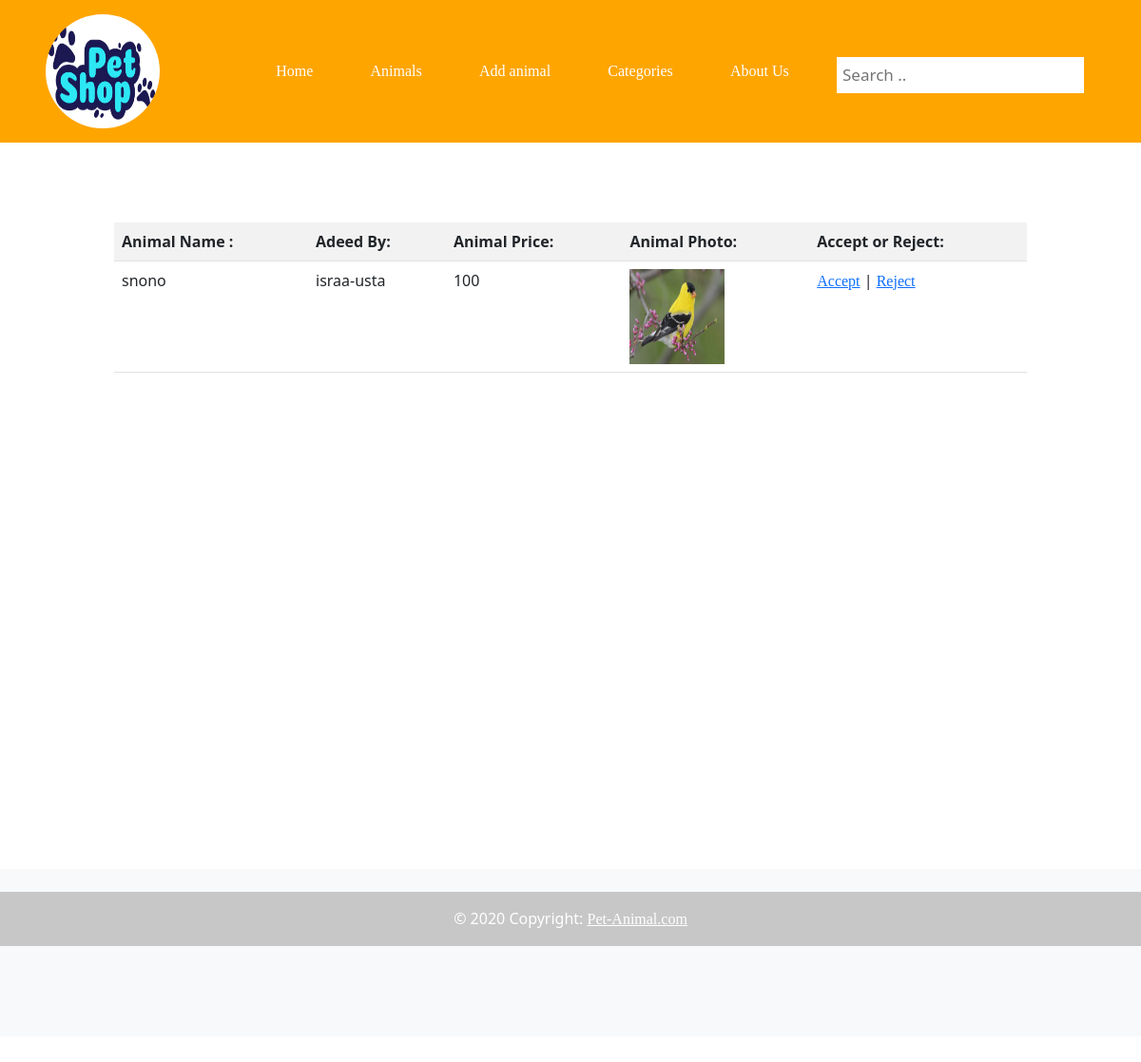
Screenshot of /requestPage with the database file from the repository.
### user/models.py (models this page shows, shortened)
class Animal(models.Model):
    animal_name=models.CharField(max_length=200)
    description=models.TextField()
    price=models.IntegerField()
    age=models.FloatField()
    image=models.ImageField(upload_to='Media', blank=True)
    isDelete=models.BooleanField()
    isAccepted=models.BooleanField()
    added_by=models.ForeignKey(User,related_name='added_animals', on_delete=models.CASCADE)
    category=models.ForeignKey(Category,related_name='animals_in_this_category', on_delete=models.CASCADE)
    created_at=models.DateTimeField(auto_now_add=True)
    updated_at=models.DateTimeField(auto_now=True)
    objects=CUserManager()

class User(AbstractBaseUser, PermissionsMixin):
    first_name=models.CharField(max_length=200)
    last_name=models.CharField(max_length=200)
    email=models.CharField(max_length=255, unique=True)
    password=models.CharField(max_length=150)
    phone_number=models.CharField(max_length=10)
    city=models.CharField(max_length=45)
    gender=models.CharField(max_length=10,default="")
    rule_type=models.ForeignKey(Rule,related_name='users_in_this_rule', on_delete=models.CASCADE)
    created_at=models.DateTimeField(auto_now_add=True)
    updated_at=models.DateTimeField(auto_now=True)
    is_staff = models.BooleanField(_('staff status'),default=False)
    USERNAME_FIELD = 'email'
    REQUIRED_FIELDS = []
    objects =CUserManager()

### Adminn/views.py (the view)
# urls.py: path('requestPage', views.requestPage),
def requestPage(request):
    context={
        'requests':models.getAllRequests(request.POST)
    }
    return render(request ,'requests.html',context)

### Adminn/models.py (called while the page is built)
def getAllRequests(info):
    print("kkkkkkkkkkkkkkkkkkkkkkkkkkkkkkkkkkkkkkkkkkkkkkkkkk")
    return Animal.objects.filter(isAccepted=0).filter(isDelete=0)

### Adminn/templates/requests.html (shortened to what this page needs)
<!DOCTYPE html>
<html lang="en">
<head>
    {% load static %}
    <link rel="stylesheet" href="{% static 'css/requests.css' %}">
    <link rel="stylesheet" href="{% static 'css/mainPage.css' %}">
    <link href="https://cdn.jsdelivr.net/npm/bootstrap@5.1.3/dist/css/bootstrap.min.css" rel="stylesheet">
</head>
<body>
    <header>
        <div class="image-container">
            <img src="static/image/LOGO.png" alt="">
        </div>
        <ul class="nav">
          <li class="nav-item">
            <a  aria-current="page" href="/mainPage">Home</a>
          </li>
          <li class="nav-item">
            <a  href="/showAllAnimals">Animals</a>
          </li>
          <li class="nav-item">
            <a href="/addAnimalPage">Add animal</a>
          </li>
          <li class="nav-item">
            <a href="/allCategories">Categories</a>
          </li>
          <li class="nav-item">
              <a href="/aboutUs">About Us</a>
            </li>
        </ul>
        <div class="search-container">
            <form action="#">
                <div class="input-box">
                    <input type="text" placeholder="Search .. " required>
                  </div>
            </form>
          </div>
    </header>
      <div class="container11" style="margin-top: 5%;
      width: 80%;
      margin-left: 10%;">
        <table class="table table-striped">
            <th>Animal Name :</th>
            <th>Adeed By:</th>
            <th>Animal Price:</th>
            <th>Animal Photo:</th>
            <th>Accept or Reject:</th>
            {%for animal in requests %}
            <tr>
                <td>{{animal.animal_name}}</td>
                <td>{{animal.added_by.first_name}}-{{animal.added_by.last_name}}</td>
                <td>{{animal.price}}</td>
               <td><img src="/Media/{{animal.image}}" style="    width: 100px;" alt="image for this animal"></td>
                <td> <a href="/accept/{{animal.id}}">Accept</a> | <a href="/reject/{{animal.id}}">Reject</a></td>
            </tr>
            {%endfor%}
        </table>
      </div>
      <footer class="bg-light text-center text-white">
        <div class="container p-4 pb-0">
        </div>
        <div class="text-center p-3" style="background-color: rgba(0, 0, 0, 0.2);">
          © 2020 Copyright:
          <a class="text-white" href="https://mdbootstrap.com/">Pet-Animal.com</a>
        </div>
      </footer>
</body>
</html>

### Adminn/static/requests.css (style rules this page uses)
body { width: 100%; height: 100%; }
.container11 { width: 80%; height: 80%; padding-top: 2%; margin-top: 5%; overflow: scroll; }
td img { width:100px; height: 100px; }

### user/static/css/mainPage.css (style rules this page uses)
html , body { height: 110%; width: 100%; }
header { height: 17%; width: 100%; background-color: #ffa500; display: flex; align-items: center; justify-content: space-between; }
* { box-sizing: border-box; }
.nav { width: 50%; justify-content: space-around; font-family: cursive; }
.nav-item a { color: white; text-decoration: none; }
.input-box input { border-color: #ffa500; }
.search-container { float: right; margin-right: 5%; }
.image-container img { background-color: #f4e6cc; margin-left: 20%; width: 50%; height: 100%; border-radius: 50%; }
.image-container { width: 20%; height: 80%; }
input[type=text] { padding: 6px; margin-top: 8px; font-size: 17px; border: none; }
a { font-family: cursive; }
footer { width: 100%; height: 20%; align-items: center; }

### rows the page displays
Animal: animal_name "snono", added_by.first_name "israa", added_by.last_name "usta", price "100", image (picture)
